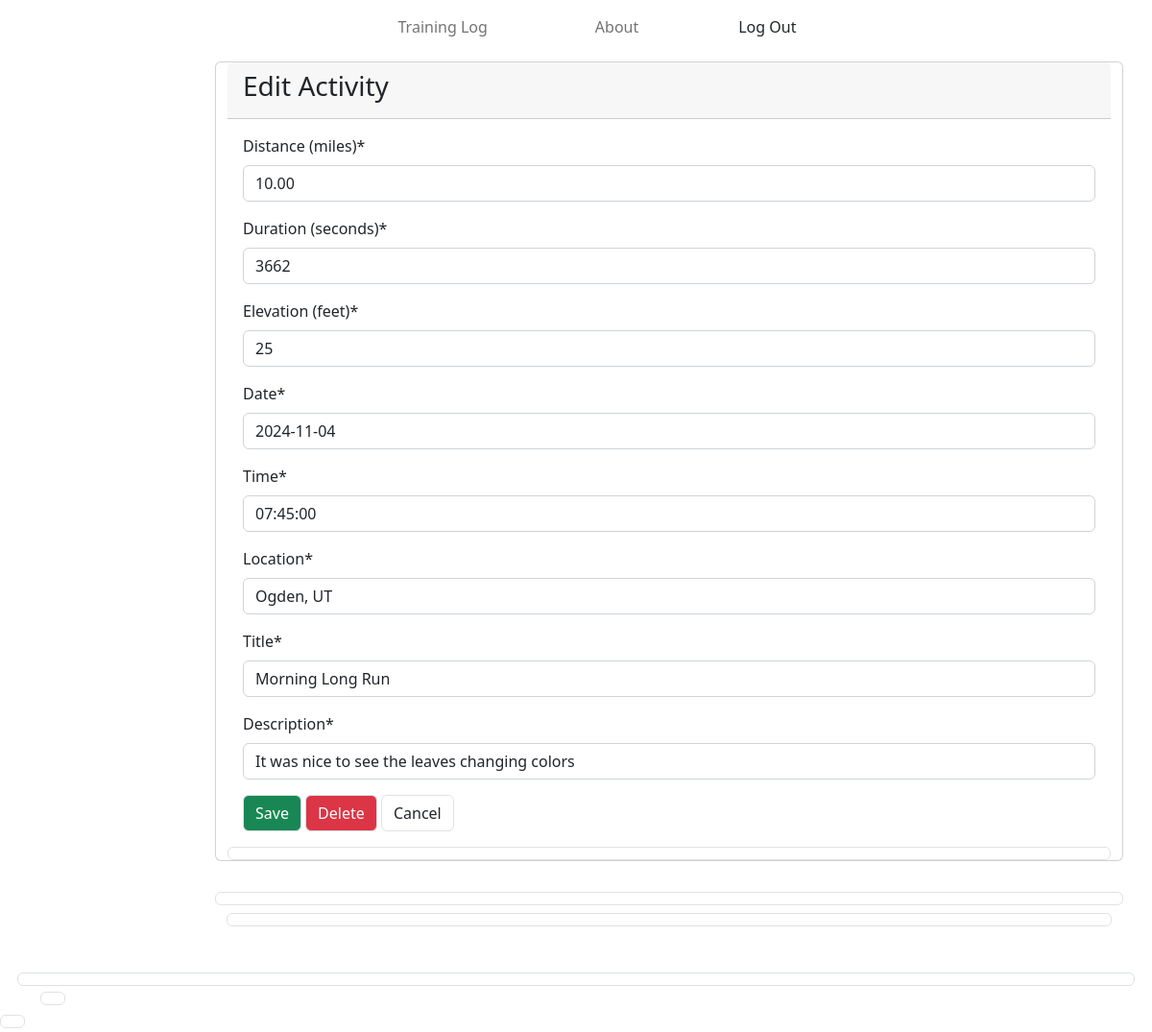
The app's page /Edit-Activity/3/ (signed in) with its own data.
### activities/models.py (models this page shows)
class Activity(models.Model):
    aid = models.AutoField(primary_key=True)
    athlete = models.ForeignKey(User, on_delete=models.CASCADE)
    distance = models.DecimalField(blank=False, null=False, max_digits=7, decimal_places=2, verbose_name="Distance (miles)") # in miles
    duration = models.PositiveIntegerField(blank=False, null=False, verbose_name="Duration (seconds)") # duration of activity in seconds
    elevation = models.PositiveIntegerField(verbose_name="Elevation (feet)") # elevation gain in feet
    date = models.DateField(blank=False, null=False, verbose_name="Date")
    time = models.TimeField(blank=False, null=False, verbose_name="Time")
    location = models.CharField(max_length=128, default="Corvallis, OR", verbose_name="Location")
    title = models.CharField(blank=False, null=False, max_length=128, verbose_name="Title")
    description = models.CharField(max_length=1080, verbose_name="Description")

### activities/views.py (the view)
# urls.py: re_path(r'Edit-Activity/(?P<aid>\d+)/$', activity_views.edit_activity_view, name='edit_activity'),
@login_required
def edit_activity_view(request, aid):
    edit_activity = Activity.objects.get(aid=aid)
    if request.method == "POST":
        form = new_activity_form(request.POST, instance=edit_activity)
        if form.is_valid():
            edit_activity.save()
            messages.success(request, "Your activity has been changed!")
            return redirect('training_log')
    else:
        form = new_activity_form(instance=edit_activity)
        return render(request, 'edit_activity.html', {'form': form})

### activities/forms.py
class new_activity_form(forms.ModelForm):
    class Meta:
        model = Activity
        fields = ["distance", "duration", "elevation", "date", "time", "location", "title", "description"]

### activities/templates/edit_activity.html (shortened to what this page needs)
{% extends "base.html" %}
{% load static %}
{% load crispy_forms_tags %}
{% block centernav %}
    <div class="row g-4 pt-2 vstack gap-2">
        <div class="card">
            <div class="card-header">
                <h3>Edit Activity</h3>
            </div>
                <div class="card-body">
                    <form action="" method="POST">
                        {{ form|crispy }}
                        <button type="submit" id="create" class="btn border btn-success">Save</button>
                        <button type="submit" id="delete" class="btn border btn-danger">Delete</button>
                        <a class="btn border" href="{% url 'training_log' %}">Cancel</button>
                    </form>
                </div>
            </div>
    </div>
{% endblock %}

### records on screen
Activity: distance "10.00", duration "3662", elevation "25", date "2024-11-04", time "07:45:00", location "Ogden, UT", title "Morning Long Run", description "It was nice to see the leaves changing colors"
